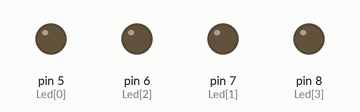
This sketch was run on a simulated Arduino Uno, built with avr-gcc and run on an emulated ATmega328P. Shown: output pins drawn as LEDs (lit = HIGH).

Above: at 0.1 s.
At 13.6 s:
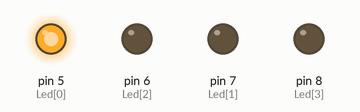
At 16.6 s:
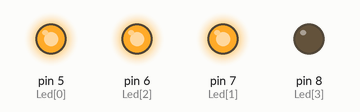
At 19.6 s:
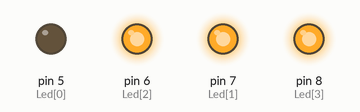
At 28.1 s:
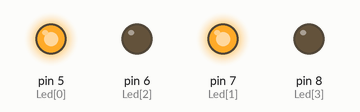
At 38.1 s:
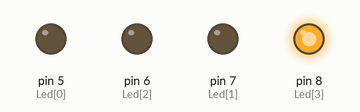
Timing chart, 0 to 39.6 s (numbered marks = the images above):
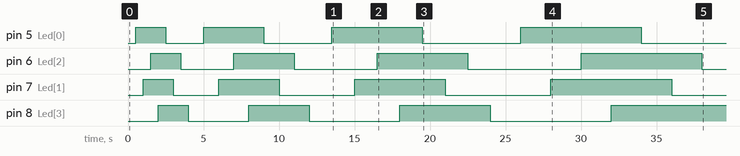

Measured:
- by itself, pin 5 (Led[0]): LOW → HIGH at 0.50 s, → LOW 2.0 s later, → HIGH 2.5 s later, → LOW 4.0 s later, … (8 changes in this stretch)
- by itself, pin 6 (Led[2]): LOW → HIGH at 1.5 s, → LOW 2.0 s later, → HIGH 3.5 s later, → LOW 4.0 s later, … (8 changes in this stretch)
- by itself, pin 7 (Led[1]): LOW → HIGH at 1.0 s, → LOW 2.0 s later, → HIGH 3.0 s later, → LOW 4.0 s later, … (8 changes in this stretch)
- by itself, pin 8 (Led[3]): goes HIGH 2.0 s, LOW 4.0 s, HIGH 4.0 s, LOW 6.0 s, HIGH 6.0 s, LOW 8.0 s, then HIGH

The sketch:

lab1-2_hw3.ino
```cpp
#include <MsTimer2.h>

// PIN-LED
//  5 - 1
//  6 - 2
//  7 - 9
//  8 - 10

int Led[4] = {5, 7, 6, 8}; // LED:1,9,2,10

void LedControl() {
  static int counter = 0;
  static byte output = HIGH;
  static int half_cycle = 0;
  static int cycle = 0;

  // LED1 – LED9 – LED2 – LED10의 순서로 ON/OFF
  digitalWrite(Led[counter++], output);
  if (counter > 3) {
    counter = 0;
    output = !output;
    half_cycle++;                   // half_cycle 계산
    if ((half_cycle % 2) == 0) {
      cycle++;                      // cycle 계산
      if (cycle == 4)
        cycle = 0;                  // 4번째 cycle마다 cycle을 0으로 초기화
      // cycle에 따라 delay_time 변경하여 timer 재시작
      MsTimer2::stop();
      MsTimer2::set(500 * (cycle + 1), LedControl);
      MsTimer2::start();
    }
  }
}

void setup() {
  int i;
  for (i = 0; i < 4; i++)
    pinMode(Led[i], OUTPUT);
  MsTimer2::set(500, LedControl);
  MsTimer2::start();
}

void loop() {
}
```
